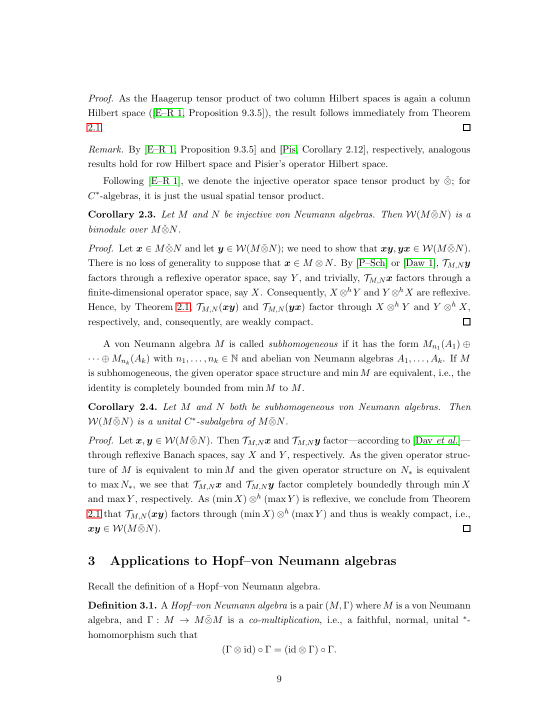
#> input picture packets/fa_banach_001_partial_1104.3812_1104.3812_wap_min_tensor_bimodule_no_injectivity/files/source_corollary_2_3_p9.png, 1105 x 1430 px, given in place of source_page300-12.png, which was not available (shown at 1/2 size)
$ python make_open_problem_crop.py
#> lines starting #> are read from the running program, lines starting #| are printed output that depends on the picture
#!/usr/bin/env python3
"""Crop the full-width Conjecture 4.3 region from a 300-dpi page render."""

from pathlib import Path

from PIL import Image


packet = Path(__file__).resolve().parents[1]
source = packet / "tmp" / "pdfs" / "source_page300-12.png"
destination = packet / "figures" / "open_problem_crop.png"

with Image.open(source) as image:
    # Preserve both text margins and the complete conjecture plus its immediate
    # introduction and following continuity sentence.
#> image is the input picture: PIL image 1105x1430 RGB; mean R, G, B 246.5, 246.7, 246.4
    crop = image.crop((190, 680, 2360, 1055))
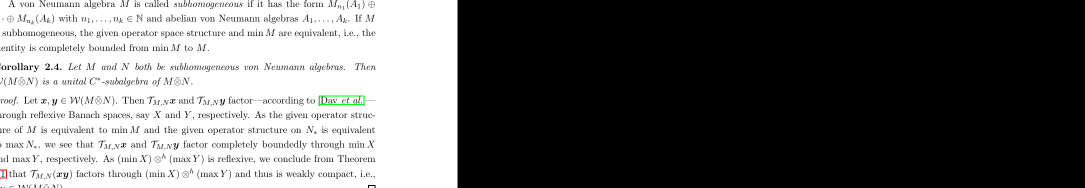
#> crop: PIL image 2170x375 RGB (shown at 1/2 size); mean R, G, B 101.4, 101.5, 101.3
    crop.save(destination)

print(destination)

$ run again, on packets/fa_banach_001_partial_1104.3812_1104.3812_wap_min_tensor_bimodule_no_injectivity/files/source_open_question_p11.png
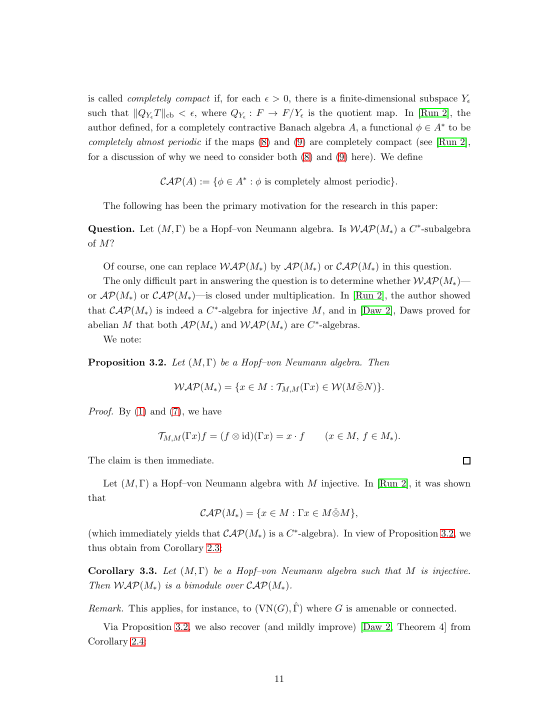
#> input picture packets/fa_banach_001_partial_1104.3812_1104.3812_wap_min_tensor_bimodule_no_injectivity/files/source_open_question_p11.png, 1105 x 1430 px, given in place of source_page300-12.png, which was not available (shown at 1/2 size)
#> image is the input picture: PIL image 1105x1430 RGB; mean R, G, B 248.5, 248.6, 248.3
#> `crop = image.crop((190, 680, 2360, 1055))`:
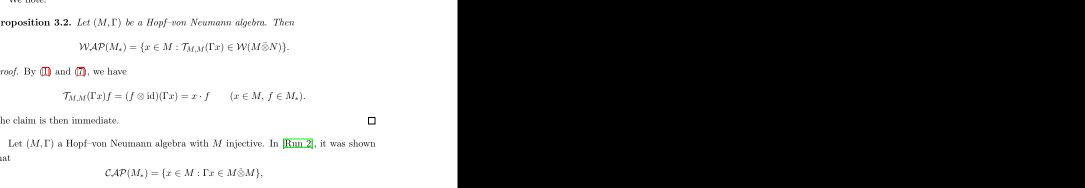
#> crop: PIL image 2170x375 RGB (shown at 1/2 size); mean R, G, B 105.2, 105.2, 105.2
